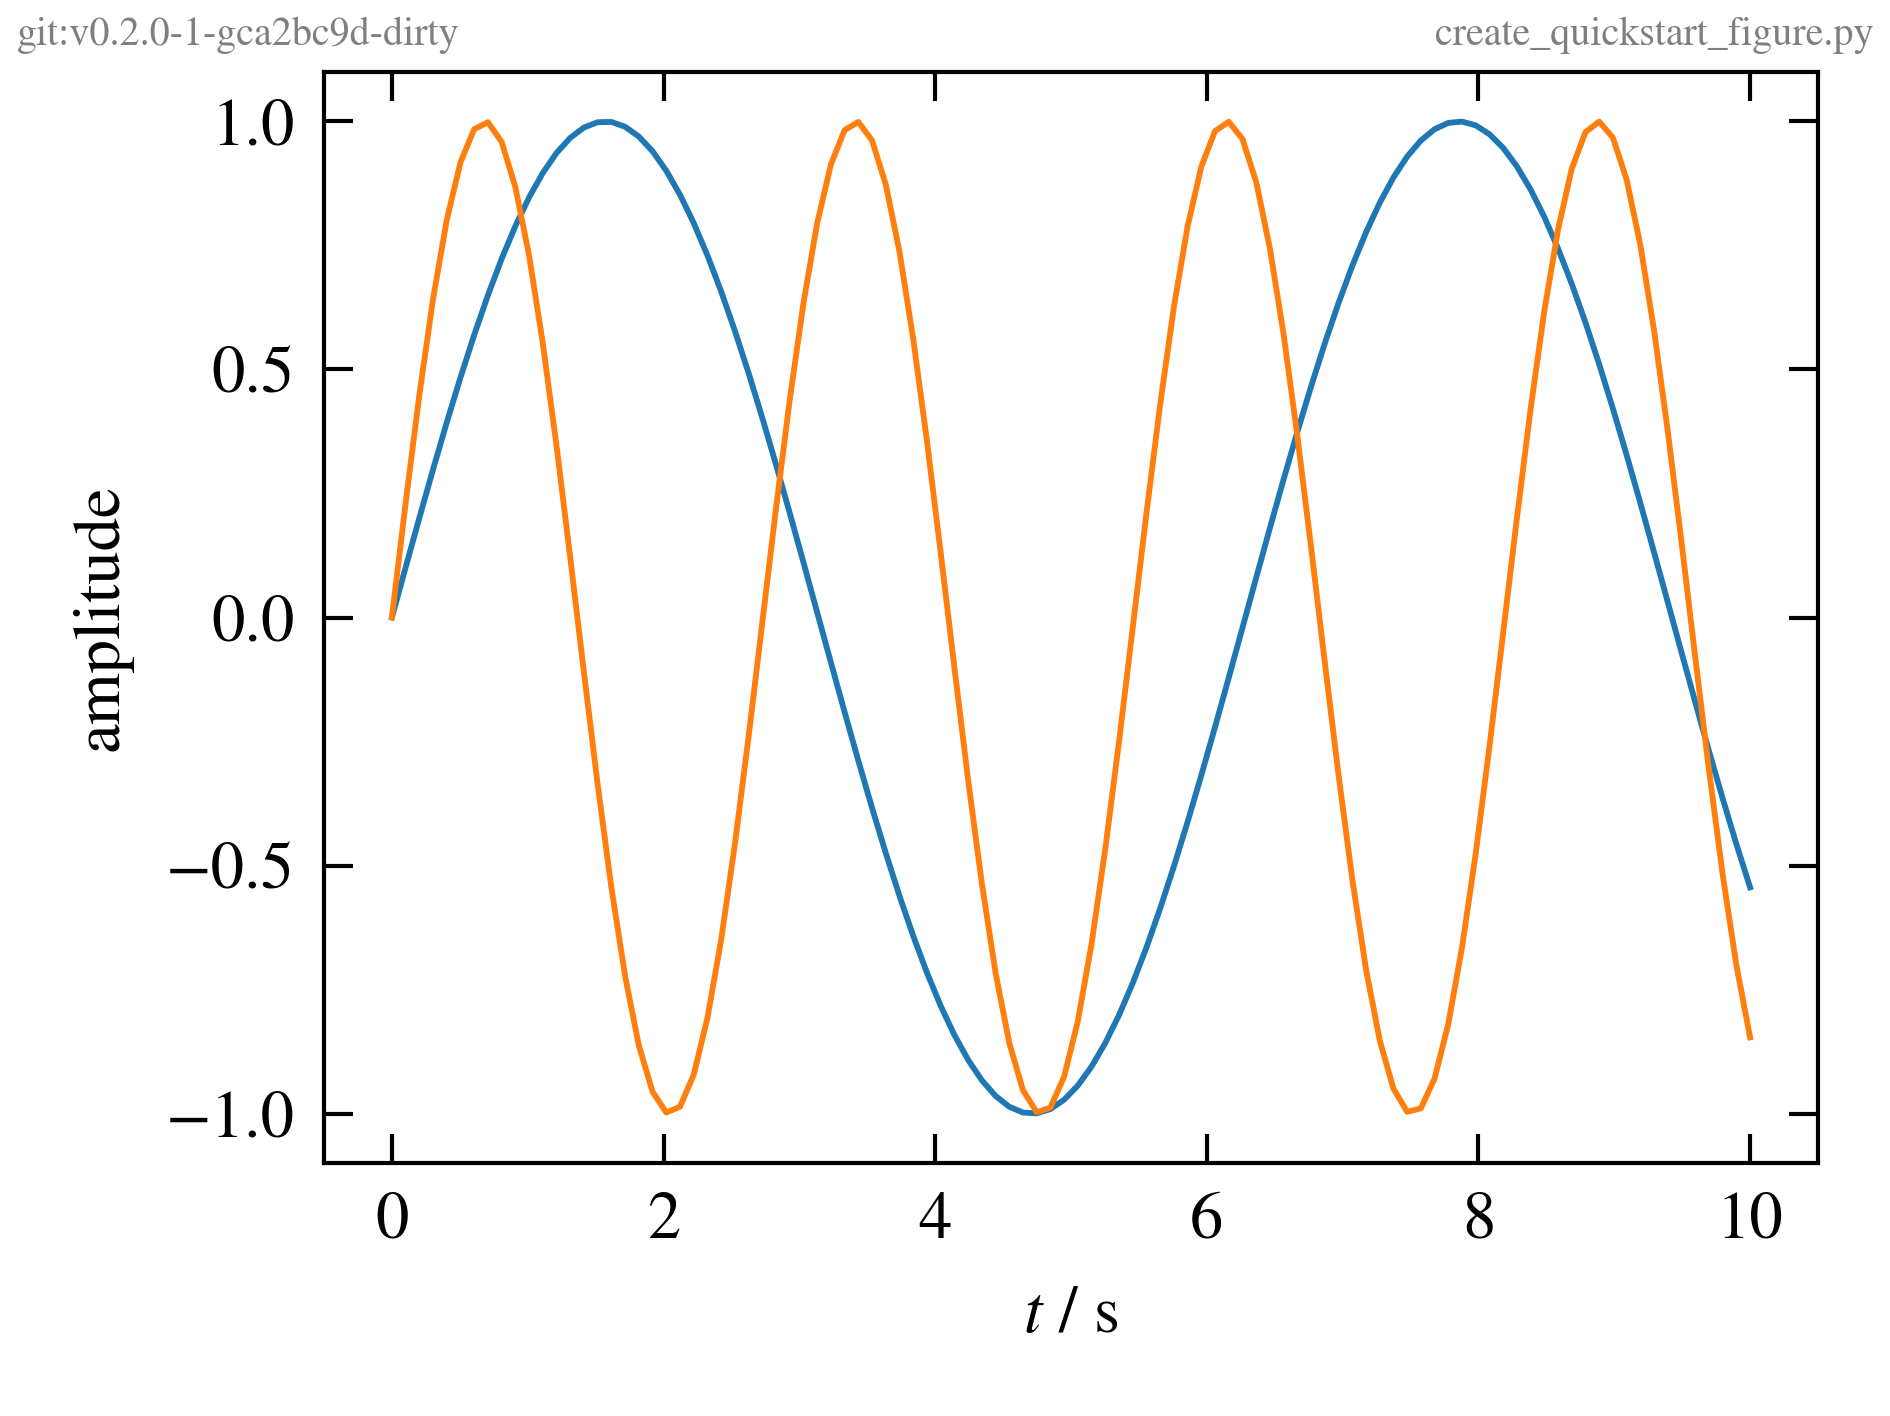

Python code for this plot:
#%%
import numpy as np
import matplotlib.pyplot as plt
from figure_tools import apply_style, create_figure, save_figure

# %%
apply_style()

# %%
fig = create_figure(width='1x')

# ... put your own plotting logic here
# ...
# ...
x = np.linspace(0, 10, 100)
plt.plot(x, np.sin(x), '-')
plt.plot(x, np.sin(2.3 * x), '-')
plt.xlabel('$t$ / s')
plt.ylabel('amplitude')
# ...
# ...
# ...

plt.tight_layout()

# Save the current figure in "png" format. The image will have the same
# name as the python script, except for another suffix.
save_figure(__file__)

# %%
